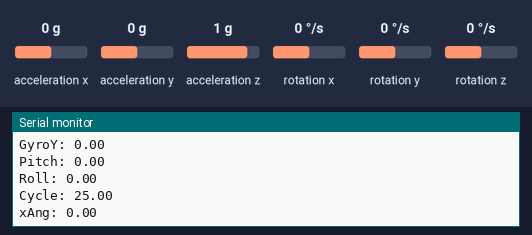
A sketch run on a simulated Arduino Uno, built with avr-gcc and run on an emulated ATmega328P. Parts: the last lines printed to the serial monitor. Wiring (inferred from the names in the program): ITG-3200 gyroscope at I2C address 0x68. The test bench sets the inputs (shaded band); at power-on: acceleration z 1 g, acceleration x 0 g, acceleration y 0 g, rotation x 0 °/s, rotation y 0 °/s, rotation z 0 °/s.

Above: at 2.7 s.
2.8 s: acceleration z set to -1.4 g
At 3.8 s:
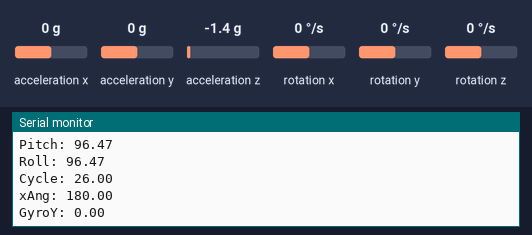
5.8 s: acceleration x set to -1.4 g
At 6.3 s:
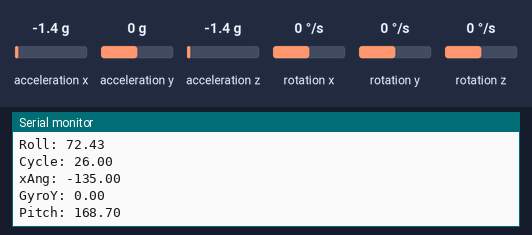
8.8 s: acceleration y set to -0.8 g
At 9.4 s:
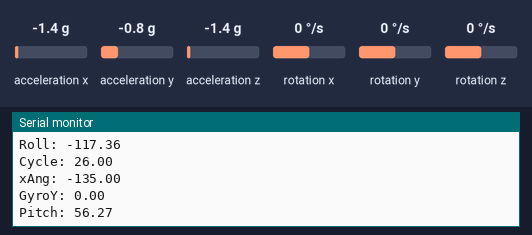
11.8 s: rotation x set to 54 °/s
At 12.5 s:
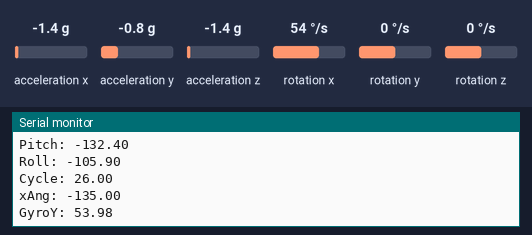
Timing chart, 0 to 14.3 s (numbered marks = the images above; inputs shaded):
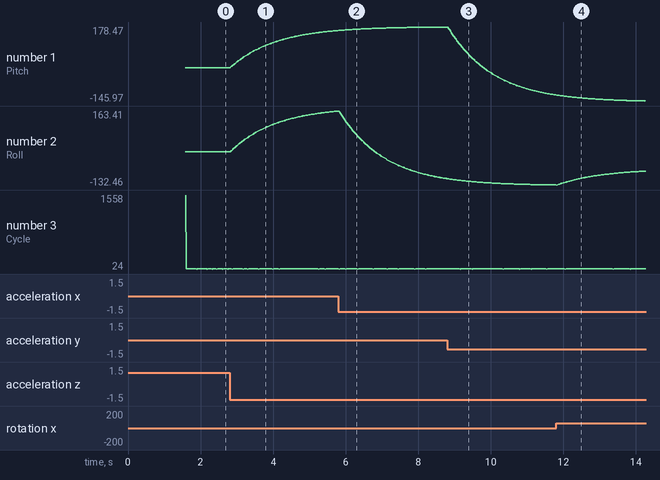

Measured:
- after the input at 2.8 s, the serial monitor: prints a new line at once (image 1)
- plotted number 1: 0 → 163.07 after the input at 2.8 s
- plotted number 2: 0 → 163.07 after the input at 2.8 s

The sketch:

Complimentary_Filter2.ino
```cpp
#include <Wire.h>
#include <ADXL345.h>

float GyroX,GyroY,GyroZ,GyroTemp,xAng,yAng,cycle,gyroXAng,gyroYAng,gyroZAng,biasGyroX,biasGyroY,biasGyroZ,biasAccelX,biasAccelY,biasAccelZ,pitch,roll;

int aX,aY,aZ,i;
int g_offx = 0;
int g_offy = 0;
int g_offz = 0;
int totalGyroXValues = 0;
int totalGyroYValues = 0;
int totalGyroZValues = 0;
int totalAccelXValues = 0;
int totalAccelYValues = 0;
int totalAccelZValues = 0;
const float pi = 3.14159;

unsigned long clockNew,clockOld;

#define address 0x1E
#define ITG3200_Address 0x68
#define alpha 0.98
#define accConv 0.0039

ADXL345 adxl;

void setup() {
  Wire.begin();
  Serial.begin(38400);
  adxl.powerOn();
  adxl.setFreeFallThreshold(7);
  adxl.setFreeFallDuration(45);
  delay(100);
  initGyro();
  delay(100);
  GyroCalibrate();
  delay(100);
  sensorCalibrate();
  getAcc();
  pitch = yAng;
  roll = xAng;

}

void loop() {
  getGyro();
  getAcc();
  calcCompli();
  Serial.print("Pitch: ");
  Serial.println(pitch);
  Serial.print("Roll: ");
  Serial.println(roll);
  Serial.print("Cycle: ");
  Serial.println(cycle);
  Serial.print("xAng: ");
  Serial.println(xAng);
  Serial.print("GyroY: ");
  Serial.println((GyroY-biasGyroY)/14.375);
}

void initGyro() {
   Wire.beginTransmission(ITG3200_Address);
   Wire.write(0x3E);
   Wire.write(0x00);
   Wire.endTransmission();

   Wire.beginTransmission(ITG3200_Address);
   Wire.write(0x15);
   Wire.write(0x07);
   Wire.endTransmission();

   Wire.beginTransmission(ITG3200_Address);
   Wire.write(0x16);
   Wire.write(0x1E);   // +/- 2000 dgrs/sec, 1KHz, 1E, 19
   Wire.endTransmission();

   Wire.beginTransmission(ITG3200_Address);
   Wire.write(0x17);
   Wire.write(0x00);
   Wire.endTransmission();

}

void GyroCalibrate(){

 int tmpx = 0;
 int tmpy = 0;
 int tmpz = 0;

 g_offx = 0;
 g_offy = 0;
 g_offz = 0;

 for (char i = 0;i<10;i++)
    {
    delay(10);
    getGyro();
    tmpx += GyroX;
    tmpy += GyroY;
    tmpz += GyroZ;
    }
 g_offx = tmpx/10;
 g_offy = tmpy/10;
 g_offz = tmpz/10;
}

void getGyro() {
  Wire.beginTransmission(ITG3200_Address);
  Wire.write(0x1B);
  Wire.endTransmission();

  Wire.beginTransmission(ITG3200_Address);
  Wire.requestFrom(ITG3200_Address, 8);    // request 8 bytes from ITG3200

  int i = 0;
  byte buff[8];
  while(Wire.available())
  {
    buff[i] = Wire.read();
    i++;
  }
  Wire.endTransmission();

  GyroX = ((buff[4] << 8) | buff[5]) - g_offx;
  GyroY = ((buff[2] << 8) | buff[3]) - g_offy;
  GyroZ = ((buff[6] << 8) | buff[7]) - g_offz;
  GyroTemp = (buff[0] << 8) | buff[1]; // temperature
}

void getAcc(){
  adxl.readAccel(&aX, &aY, &aZ);
  xAng = atan2(aX*accConv,aZ*accConv)*(180/PI);
  yAng = atan2(aY*accConv,aZ*accConv)*(180/PI);

}

void calcGyroAng(){
  clockNew = millis();
  cycle = clockNew-clockOld;
  gyroXAng = gyroXAng + ((GyroX-biasGyroX)/14.375)*((cycle*1.0)/1000.0);
  gyroYAng = gyroYAng + ((GyroY-biasGyroY)/14.375)*((cycle*1.0)/1000.0);
  gyroZAng = gyroZAng + ((GyroZ-biasGyroZ)/14.375)*((cycle*1.0)/1000.0);
  clockOld = millis();
  delay(10);
}

void sensorCalibrate() {
  for (i = 0; i < 50; i += 1) {
    getGyro();
    getAcc();
    totalGyroXValues += GyroX;
    totalGyroYValues += GyroY;
    totalGyroZValues += GyroZ;
    totalAccelXValues += aX;
    totalAccelYValues += aY;
    totalAccelZValues += aZ;
    delay(20);
  }
  biasGyroX = totalGyroXValues / 50;
  biasGyroY = totalGyroYValues / 50;
  biasGyroZ = totalGyroZValues / 50;
  biasAccelX = totalAccelXValues / 50;
  biasAccelY = totalAccelYValues / 50;
  biasAccelZ = (totalAccelZValues / 50) - 256;
}

void calcCompli(){
  clockNew = millis();
  cycle = (clockNew-clockOld);
  //pitch = alpha*gyroXAng + (1-alpha)*yAng;
  //roll = alpha*gyroYAng + (1-alpha)*xAng;

  pitch = alpha * (pitch + 0.001 * ((GyroX-biasGyroX)/14.375) * cycle) + (1 - alpha) * yAng;
  roll = alpha * (roll + 0.001 * ((GyroY-biasGyroY)/14.375) * cycle) + (1 - alpha) * xAng;

  clockOld = clockNew;
  delay(20);
}
```
